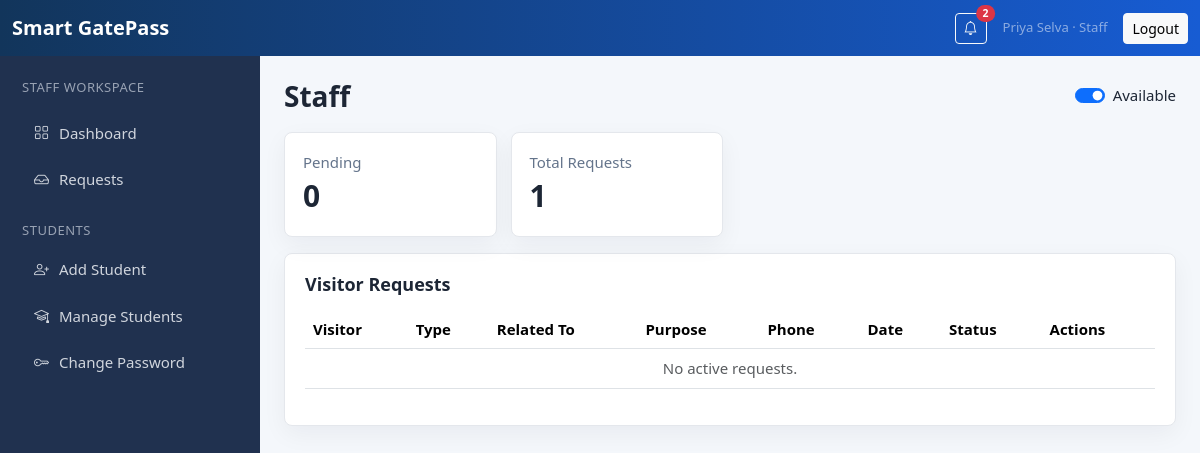
Page /staff/dashboard (signed in) on the committed database.
### models/schema.py (models this page shows, shortened)
class User(db.Model):
    __tablename__ = "users"
    id = db.Column(db.Integer, primary_key=True)
    name = db.Column(db.String(120), nullable=False)
    username = db.Column(db.String(80), unique=True, index=True)
    email = db.Column(db.String(160), unique=True, nullable=False, index=True)
    phone = db.Column(db.String(30), nullable=False)
    password_hash = db.Column(db.String(255), nullable=False)
    role = db.Column(db.String(30), nullable=False, index=True)
    department = db.Column(db.String(120))
    photo = db.Column(db.String(255))
    college_id = db.Column(db.String(80), unique=True, index=True)
    designation = db.Column(db.String(120))
    course_applied = db.Column(db.String(120))
    is_available = db.Column(db.Boolean, default=True)
    is_active = db.Column(db.Boolean, default=True)
    created_at = db.Column(db.DateTime, default=datetime.utcnow)
    visitors = db.relationship("Visitor", backref="public_user", foreign_keys="Visitor.user_id")
    authority_visits = db.relationship("Visitor", backref="authority", foreign_keys="Visitor.authority_id")

### routes/authority.py (the view)
@staff_bp.route("/dashboard")
@roles_required("staff")
def dashboard():
    return _dashboard("staff", "staff/dashboard.html")

### routes/authority.py (called while the page is built)
def _dashboard(role, template):
    visitors = Visitor.query.filter_by(authority_id=current_user().id).order_by(Visitor.created_at.desc()).limit(20).all()
    pending = [v for v in visitors if v.status in {"forwarded", "waiting"}]
    return render_template(template, visitors=visitors, pending=pending)

### utils/notifications.py (called while the page is built)
def unread_count(user_id):
    return Notification.query.filter_by(receiver_id=user_id, is_read=False).count()

### utils/security.py (called while the page is built)
def current_user():
    user_id = session.get("user_id")
    if not user_id:
        return None
    return db.session.get(User, user_id)

def roles_required(*roles):
    def decorator(view):
        @wraps(view)
        def wrapper(*args, **kwargs):
            user = current_user()
            if not user:
                flash("Please log in to continue.", "warning")
                return redirect(url_for("auth.login", next=request.path))
            if user.role not in roles:
                flash("You are not authorized to access that page.", "danger")
                return redirect(url_for(ROLE_DASHBOARDS.get(user.role, "auth.login")))
            return view(*args, **kwargs)
        return wrapper
    return decorator

### templates/staff/dashboard.html
{% extends 'base.html' %}
{% block content %}{% set accent='Staff' %}{% include 'partials/authority_dashboard.html' %}{% endblock %}

### templates/base.html (shortened to what this page needs)
<!doctype html>
<html lang="en" data-bs-theme="light">
<head>
  <link href="https://cdn.jsdelivr.net/npm/bootstrap@5.3.3/dist/css/bootstrap.min.css" rel="stylesheet">
  <link href="https://cdn.jsdelivr.net/npm/bootstrap-icons@1.11.3/font/bootstrap-icons.css" rel="stylesheet">
  <link href="{{ url_for('static', filename='css/style.css') }}" rel="stylesheet">
</head>
<body class="app-body role-{{ current_user.role if current_user else 'guest' }}">
<nav class="navbar navbar-expand-lg app-topbar sticky-top">
  <div class="container-fluid">
    <a class="navbar-brand fw-bold" href="{{ url_for('index') }}">Smart GatePass</a>
    <div class="ms-auto d-flex align-items-center gap-3">
      {% if current_user %}
      <button class="btn btn-sm btn-outline-light position-relative" id="notifyBtn" type="button">
        <i class="bi bi-bell"></i>
        <span class="position-absolute top-0 start-100 translate-middle badge rounded-pill bg-danger" id="notifyBadge">{{ unread_count }}</span>
      </button>
      <span class="small text-white-50">{{ current_user.name }} · {{ current_user.role|title }}</span>
      <a class="btn btn-sm btn-light" href="{{ url_for('auth.logout') }}">Logout</a>
      {% endif %}
    </div>
  </div>
</nav>
<main class="app-shell">
  {% if current_user %}<aside class="sidebar d-none d-lg-block">{% include 'partials/sidebar.html' %}</aside>{% endif %}
  <section class="content">
    {% block content %}{% endblock %}
  </section>
</main>
</body>
</html>

### templates/partials/sidebar.html (shortened to what this page needs)
{% set role = current_user.role %}
<div class="sidebar-title">{{ role|title }} Workspace</div>
<nav class="nav flex-column gap-1">
  {% if role == 'public' %}
  <a class="nav-link" href="{{ url_for('public.dashboard') }}"><i class="bi bi-speedometer2"></i> Dashboard</a>
  <a class="nav-link" href="{{ url_for('public.book') }}"><i class="bi bi-calendar-plus"></i> Book Visit</a>
  {% elif role in ['staff','principal','management'] %}
  <a class="nav-link" href="{{ url_for(role + '.dashboard') }}"><i class="bi bi-grid"></i> Dashboard</a>
  <a class="nav-link" href="{{ url_for(role + '.requests') }}"><i class="bi bi-inbox"></i> Requests</a>
  {% if role == 'staff' %}
  <div class="sidebar-title mt-3 mb-1">Students</div>
  <a class="nav-link" href="{{ url_for('staff.add_student') }}"><i class="bi bi-person-plus"></i> Add Student</a>
  <a class="nav-link" href="{{ url_for('staff.students') }}"><i class="bi bi-mortarboard"></i> Manage Students</a>
  {% endif %}
  {% endif %}
  <a class="nav-link" href="{{ url_for('auth.change_password') }}"><i class="bi bi-key"></i> Change Password</a>
</nav>

### templates/partials/authority_dashboard.html (shortened to what this page needs)
<div class="page-head">
  <h1>{{ accent }}</h1>
  <form method="post" action="{{ url_for(current_user.role + '.availability') }}">
    <div class="form-check form-switch"><input onchange="this.form.submit()" class="form-check-input" type="checkbox" name="available" {% if current_user.is_available %}checked{% endif %}><label class="form-check-label">Available</label></div>
  </form>
</div>
<div class="stat-grid"><div class="stat-card"><span>Pending</span><strong>{{ pending|length }}</strong></div><div class="stat-card"><span>Total Requests</span><strong>{{ visitors|length }}</strong></div></div>
<div class="panel mt-3"><h2>Visitor Requests</h2>{% include 'partials/authority_requests.html' %}</div>

### static/css/style.css (style rules this page uses)
:root { --bg: #f4f7fb; --panel: #ffffff; --ink: #1d2635; --muted: #64748b; --brand: #175cd3; --sidebar: #101828; }
body { background: var(--bg); color: var(--ink); font-size: 15px; }
.app-topbar { background: linear-gradient(90deg, #12355b, #175cd3); }
.navbar-brand { color: #fff; }
.app-shell { display: flex; min-height: calc(100vh - 56px); }
.sidebar { width: 260px; background: var(--sidebar); color: #fff; padding: 22px; flex: 0 0 260px; }
.sidebar-title { font-size: 13px; color: #98a2b3; text-transform: uppercase; margin-bottom: 14px; letter-spacing: .04em; }
.sidebar .nav-link { color: #d0d5dd; border-radius: 8px; padding: 10px 12px; display: flex; gap: 10px; align-items: center; }
.content { width: 100%; padding: 24px; }
.page-head { display: flex; justify-content: space-between; gap: 16px; align-items: center; margin-bottom: 18px; }
h1 { font-size: 28px; margin: 0; font-weight: 750; }
h2 { font-size: 18px; font-weight: 700; margin-bottom: 14px; }
.panel, .auth-panel, .stat-card { background: var(--panel); border: 1px solid #e4e7ec; border-radius: 8px; box-shadow: 0 8px 24px rgba(16,24,40,.05); }
.panel { padding: 20px; }
.stat-grid { display: grid; grid-template-columns: repeat(4, minmax(0, 1fr)); gap: 14px; }
.stat-card { padding: 18px; }
.stat-card span { color: var(--muted); display: block; }
.stat-card strong { font-size: 30px; }
.role-staff .sidebar { background: #20314f; }

### rows in the picture
User: name "Priya Selva", role "Staff", role "STAFF", is_available "☑"

### other values in the picture
{{ unread_count }} "2"
{{ pending|length }} "0"
{{ visitors|length }} "1"
